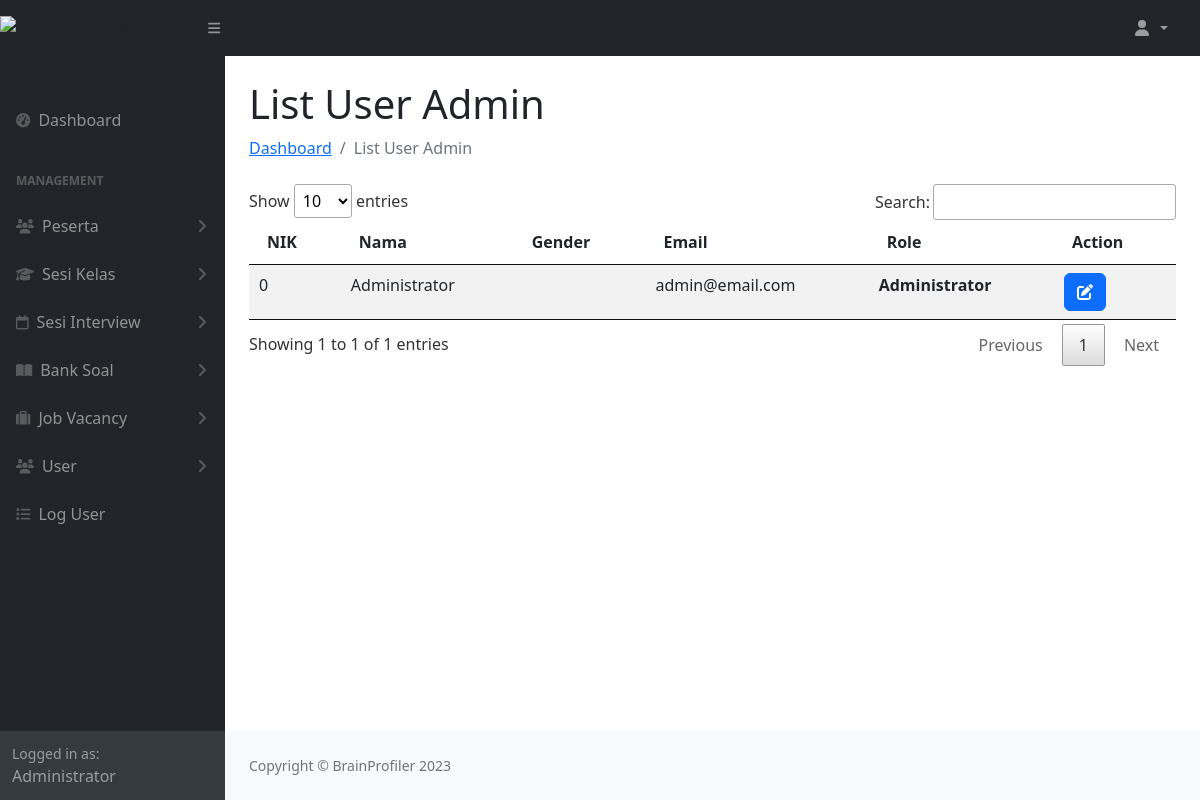
Screenshot of /AdminDashboard/listUser with the database file from the repository.
### tables this page shows
CREATE TABLE `user` (
  `userid` int(10) NOT NULL,
  `job_title` varchar(100) NOT NULL,
  `nik` varchar(100) NOT NULL,
  `nama` varchar(200) NOT NULL,
  `gender` varchar(100) NOT NULL,
  `tlp` varchar(20) NOT NULL,
  `email` varchar(100) NOT NULL,
  `tgl_lhr` varchar(100) NOT NULL,
  `ktp_provinsi` varchar(100) NOT NULL,
  `ktp_kota` varchar(100) NOT NULL,
  `ktp_kecamatan` varchar(1000) NOT NULL,
  `ktp_kelurahan` varchar(100) NOT NULL,
  `ktp_alamat_jalan` varchar(100) NOT NULL,
  `dom_provinsi` varchar(100) NOT NULL,
  `dom_kota` varchar(100) NOT NULL,
  `dom_kecamatan` varchar(100) NOT NULL,
  `dom_kelurahan` varchar(100) NOT NULL,
  `dom_alamat_jalan` varchar(100) NOT NULL,
  `agama` varchar(100) NOT NULL,
  `s_marital` varchar(100) NOT NULL,
  `last_major` varchar(100) NOT NULL,
  `institusi` varchar(100) NOT NULL,
  `last_ipk` varchar(100) NOT NULL,
  `tahun_lulus` varchar(100) NOT NULL,
  `keahlian` varchar(100) NOT NULL,
  `last_job` varchar(100) NOT NULL,
  `inst_name` varchar(100) NOT NULL,
  `last_pos` varchar(100) NOT NULL,
  `from_year` varchar(100) NOT NULL,
  `to_year` varchar(100) NOT NULL,
  `gaji` varchar(100) NOT NULL,
  `password` varchar(100) NOT NULL,
  `foto` varchar(255) NOT NULL,
  `role` int(10) NOT NULL,
  `is_verified` int(5) NOT NULL,
  `is_interview` int(10) NOT NULL
);

### application/controllers/AdminDashboard.php (called while the page is built, shortened)
<?php
class AdminDashboard extends CI_Controller
{
	function __construct()
	{
		$this->load->model('Admin_data');
	}
	function listUser()
	{
		$data['title'] 		= "List User";
		$data['content'] 	= "admin/user/list";
		$data['users']		= $this->Admin_data->getUserByRole(2);
		$this->load->view('admin/dashboard', $data);
	}
}

### index.php (called while the page is built, shortened)
<?php
require_once BASEPATH.'core/CodeIgniter.php';

### application/models/Admin_data.php (called while the page is built, shortened)
<?php
class Admin_data extends CI_Model
{
	public function getUserByRole($role)
	{
		$this->db->select('*');
		$this->db->from('user');
		$this->db->where('role', $role);
		$query = $this->db->get();
		return $query->result();
	}
}

### application/views/admin/user/list.php (the view, shortened to what this page needs)
<html>
<head>
	<link href="<?= base_url('assets/css/jquery.dataTables.min.css') ?>" rel="stylesheet">
</head>
<body>
	<h1 class="mt-4">List User Admin</h1>
	<ol class="breadcrumb mb-4">
		<li class="breadcrumb-item active"><a href="">Dashboard</a></li>
		<li class="breadcrumb-item active">List User Admin</li>
	</ol>
	<table class="table table-hover table-striped table-borderless" id="pesertaTable">
		<thead>
			<tr>
				<th>NIK</th>
				<th>Nama</th>
				<th>Gender</th>
				<th>Email</th>
				<th>Role</th>
				<th>Action</th>
			</tr>
		</thead>
		<tbody>
			<?php foreach ($users as $ps) : ?>
				<tr>
					<td><?= $ps->nik; ?></td>
					<td><?= $ps->nama; ?></td>
					<td><?= $ps->gender; ?></td>
					<td><?= $ps->email; ?></td>
					<td>
						<?php
						if ($ps->role == 2) {
							echo "<b>Administrator</b>";
						}
						?>
					</td>
					<td> <a href="<?= site_url('AdminDashboard/viewListUser/' . $ps->userid) ?>" class="btn btn-primary"><i class="fas fa-edit"></i></a></td>
				</tr>
			<?php endforeach ?>
		</tbody>
	</table>
</body>
</html>

### rows the page displays
user: nik "0", nama "Administrator", email "admin@email.com", role "Administrator"
